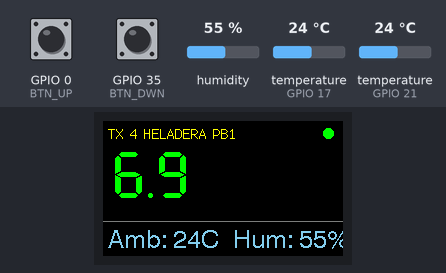
Recording of a sketch running on a simulated ESP32. Shown: 240×135 colour display. The inputs (shaded band) are chosen by the test bench; at power-on: GPIO 35 (BTN_DWN) HIGH, humidity 55 %, temperature (sensors on GPIO 21, GPIO 17) 24 °C, GPIO 0 (BTN_UP) HIGH. WiFi joins after 1.5 s; servers stay silent unless stated; uploads are accepted with an empty reply; what the sketch prints to the serial monitor is not drawn.

Above: at 3.4 s.
3.5 s: GPIO 35 (BTN_DWN) pulled LOW for 3.2 s
At 8.0 s:
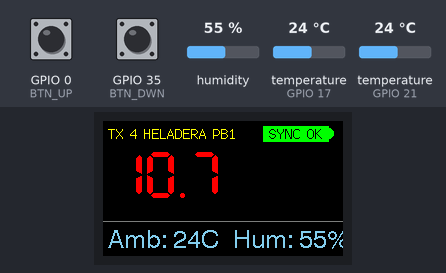
8.2 s: humidity set to 22 %
At 11.7 s:
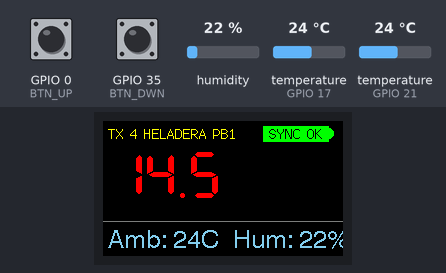
14.7 s: temperature (sensor on GPIO 21) set to 12 °C
At 16.0 s:
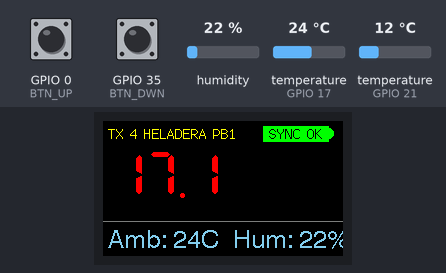
18.7 s: temperature (sensor on GPIO 17) set to 12 °C
At 20.2 s:
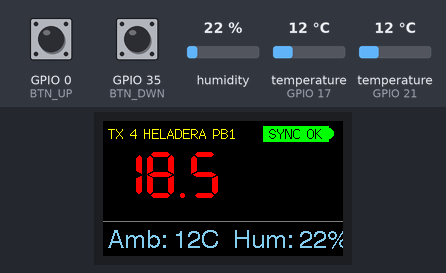
22.7 s: GPIO 35 (BTN_DWN) pulled LOW for 1 s
At 23.33 s:
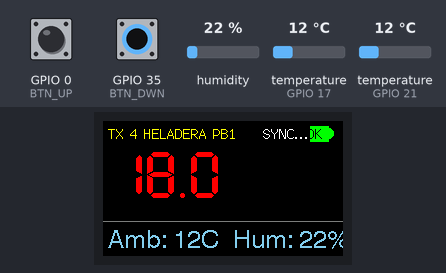
25.2 s: temperature (sensor on GPIO 21) set to 19 °C
At 27.5 s:
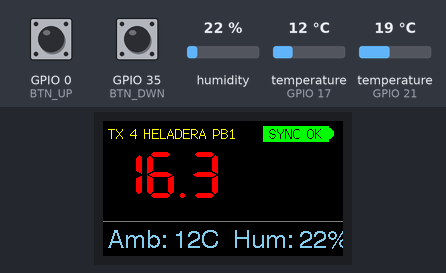
Timing chart, 0 to 29.0 s (numbered marks = the images above; inputs shaded):
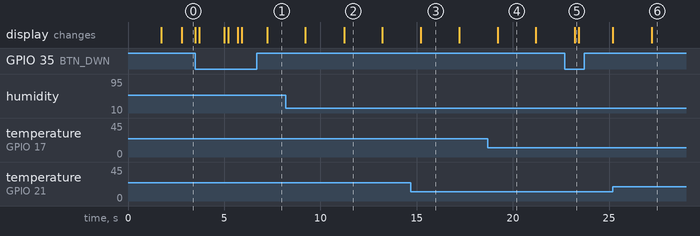

The sketch:

heladeras_doble_sensor_humedad.ino
```cpp
#include <WiFi.h>
#include <WiFiManager.h>
#include <TFT_eSPI.h>
#include <OneWire.h>
#include <DallasTemperature.h>
#include <DHT.h>
#include <HTTPClient.h>
#include <WiFiClientSecure.h>

// --- IDENTIDAD Y LÍMITES ---
#define DEVICE_ID "PB1"
#define UMBRAL_MAX 8.0
#define UMBRAL_MIN 2.0
#define TIEMPO_GRACIA_ALERTA 30000

// --- PINES (LilyGo T-Display) ---
#define PIN_DS18B20 21
#define PIN_DHT 17
#define PIN_LCD_BL 4
#define BTN_UP 0
#define BTN_DWN 35

// --- OBJETOS ---
TFT_eSPI tft = TFT_eSPI();
OneWire oneWire(PIN_DS18B20);
DallasTemperature sensors(&oneWire);
DHT dht(PIN_DHT, DHT11);
WiFiManager wm;

// --- VARIABLES ---
float lecturas[10];
int indiceLectura = 0;
unsigned long ultimoEnvio = 0;
unsigned long ultimaLectura = 0;
unsigned long inicioFueraDeRango = 0;
bool sistemaEnAlarma = false;

// URL de tu Script de Google
String serverPath = "https://script.google.com/macros/s/AKfycbxRCVL3BZi8qJePhMVZdyxPegpT_CapgY3FGlvY7SbgP3Hnbw-TwUzgJjZc1hYlDBVw/exec";

void setup() {
  // 1. Iniciar Serial para diagnóstico
  Serial.begin(115200);
  Serial.println("--- TX4 INICIANDO ---");

  // 2. Configurar Pines
  pinMode(PIN_LCD_BL, OUTPUT); digitalWrite(PIN_LCD_BL, HIGH);
  pinMode(BTN_UP, INPUT_PULLUP);
  pinMode(BTN_DWN, INPUT_PULLUP);

  // 3. Iniciar Pantalla
  tft.init();
  tft.setRotation(1);
  tft.fillScreen(TFT_BLACK);
  tft.setTextColor(TFT_YELLOW);
  tft.drawString("SISTEMA TX4: " + String(DEVICE_ID), 10, 10, 2);

  // 4. Lógica de Reset de WiFi (Botón UP al arrancar)
  Serial.println("Verificando boton reset...");
  if (digitalRead(BTN_UP) == LOW) {
    tft.fillScreen(TFT_RED);
    tft.setTextColor(TFT_WHITE);
    tft.drawString("BORRANDO WIFI...", 10, 50, 4);
    Serial.println("Reset solicitado por hardware.");
    wm.resetSettings();
    delay(3000);
    ESP.restart();
  }

  // 5. Conectar WiFi
  Serial.println("Iniciando WiFiManager...");
  tft.drawString("Buscando red...", 10, 40, 2);
  wm.setConfigPortalBlocking(false);
  wm.autoConnect("TX4_CONFIG_WIFI");

  // 6. Iniciar Sensores
  sensors.begin();
  dht.begin();
  for(int i=0; i<10; i++) lecturas[i] = 5.0;

  // 7. Dibujo inicial fijo
  tft.fillScreen(TFT_BLACK);
  tft.setTextColor(TFT_YELLOW);
  tft.drawString("TX 4 HELADERA " + String(DEVICE_ID), 5, 5, 2);
  tft.drawFastHLine(0, 100, 240, TFT_DARKGREY);
  Serial.println("Setup completado OK.");
}

void loop() {
  wm.process(); // Maneja el portal WiFi
  unsigned long ahora = millis();

  // --- LECTURA DE SENSORES Y PANTALLA (Cada 2 segundos) ---
  if (ahora - ultimaLectura >= 2000) {
    ultimaLectura = ahora;
    sensors.requestTemperatures();
    float tActual = sensors.getTempCByIndex(0);

    if (tActual != -127.0) {
      lecturas[indiceLectura] = tActual;
      indiceLectura = (indiceLectura + 1) % 10;
    }
    float tH = 0;
    for(int i=0; i<10; i++) tH += lecturas[i];
    tH /= 10.0;

    float hAmb = dht.readHumidity();
    float tAmb = dht.readTemperature();

    // Colores y Alertas
    uint16_t colorT = TFT_GREEN;
    String evento = "LOG";
    if (tH >= UMBRAL_MAX) { colorT = TFT_RED; evento = "ALERTA_CALOR"; }
    else if (tH <= UMBRAL_MIN) { colorT = TFT_BLUE; evento = "ALERTA_FRIO"; }

    // Alarma por tiempo
    if (evento != "LOG" && !sistemaEnAlarma) {
      if (inicioFueraDeRango == 0) inicioFueraDeRango = ahora;
      if (ahora - inicioFueraDeRango > TIEMPO_GRACIA_ALERTA) {
        Serial.println("!!! ALERMA DETECTADA !!!");
        enviarTodo(tH, tAmb, hAmb, evento);
        sistemaEnAlarma = true;
      }
    } else if (evento == "LOG") {
      inicioFueraDeRango = 0; sistemaEnAlarma = false;
    }

    // Dibujar datos (Cero parpadeo)
    tft.setTextColor(colorT, TFT_BLACK);
    if (tActual == -127.0) tft.drawString("ERR SENSOR", 10, 40, 4);
    else {
      tft.drawFloat(tH, 1, 10, 30, 7);
      tft.drawString("C", 185, 45, 6);
    }

    tft.setTextColor(TFT_SKYBLUE, TFT_BLACK);
    tft.drawString("Amb: " + String(tAmb, 0) + "C ", 5, 108, 4);
    tft.drawString("Hum: " + String(hAmb, 0) + "% ", 130, 108, 4);

    // Icono WiFi
    if (WiFi.status() == WL_CONNECTED) tft.fillCircle(225, 12, 5, TFT_GREEN);
    else tft.fillCircle(225, 12, 5, TFT_RED);
  }

  // --- BOTONES ---
  if (digitalRead(BTN_DWN) == LOW) { // Manual Sync
    Serial.println("Sincronizacion manual solicitada.");
    tft.setTextColor(TFT_WHITE, TFT_BLACK); tft.drawString("SYNC...", 160, 5, 2);
    float tM = 0; for(int i=0; i<10; i++) tM += lecturas[i]; tM /= 10.0;
    enviarTodo(tM, dht.readTemperature(), dht.readHumidity(), "MANUAL");
    delay(500);
  }

  // --- ENVIO AUTOMÁTICO (5 MIN) ---
  if (ahora - ultimoEnvio >= 300000) {
    ultimoEnvio = ahora;
    float tA = 0; for(int i=0; i<10; i++) tA += lecturas[i]; tA /= 10.0;
    enviarTodo(tA, dht.readTemperature(), dht.readHumidity(), "LOG");
  }
}

void enviarTodo(float tH, float tA, float hA, String ev) {
  if (WiFi.status() == WL_CONNECTED) {
    Serial.println("Enviando datos a Google...");
    WiFiClientSecure client;
    client.setInsecure(); // Necesario para evitar problemas de certificados con Google

    HTTPClient http;
    String url = serverPath + "?id=" + DEVICE_ID + "&temp=" + String(tH) + "&tempAmb=" + String(tA) + "&humedad=" + String(hA) + "&evento=" + ev;

    if (http.begin(client, url)) {
      http.setFollowRedirects(HTTPC_STRICT_FOLLOW_REDIRECTS);
      int code = http.GET();
      if (code > 0) {
        Serial.print("Respuesta Google: "); Serial.println(code);
        tft.setTextColor(TFT_BLACK, TFT_GREEN);
        tft.drawString(" SYNC OK ", 160, 5, 2);
      } else {
        Serial.print("Error HTTP: "); Serial.println(http.errorToString(code));
        tft.setTextColor(TFT_WHITE, TFT_RED);
        tft.drawString(" ERR HTTP ", 160, 5, 2);
      }
      http.end();
    }
  } else {
    Serial.println("Error: WiFi no conectado.");
  }
}
```

Measured:
- after the input at 3.5 s, the display: first changes at once (image 1 shows a later state)
- what the display in image 2 shows lasts 2.0 s, from 11.2 s to 13.2 s
